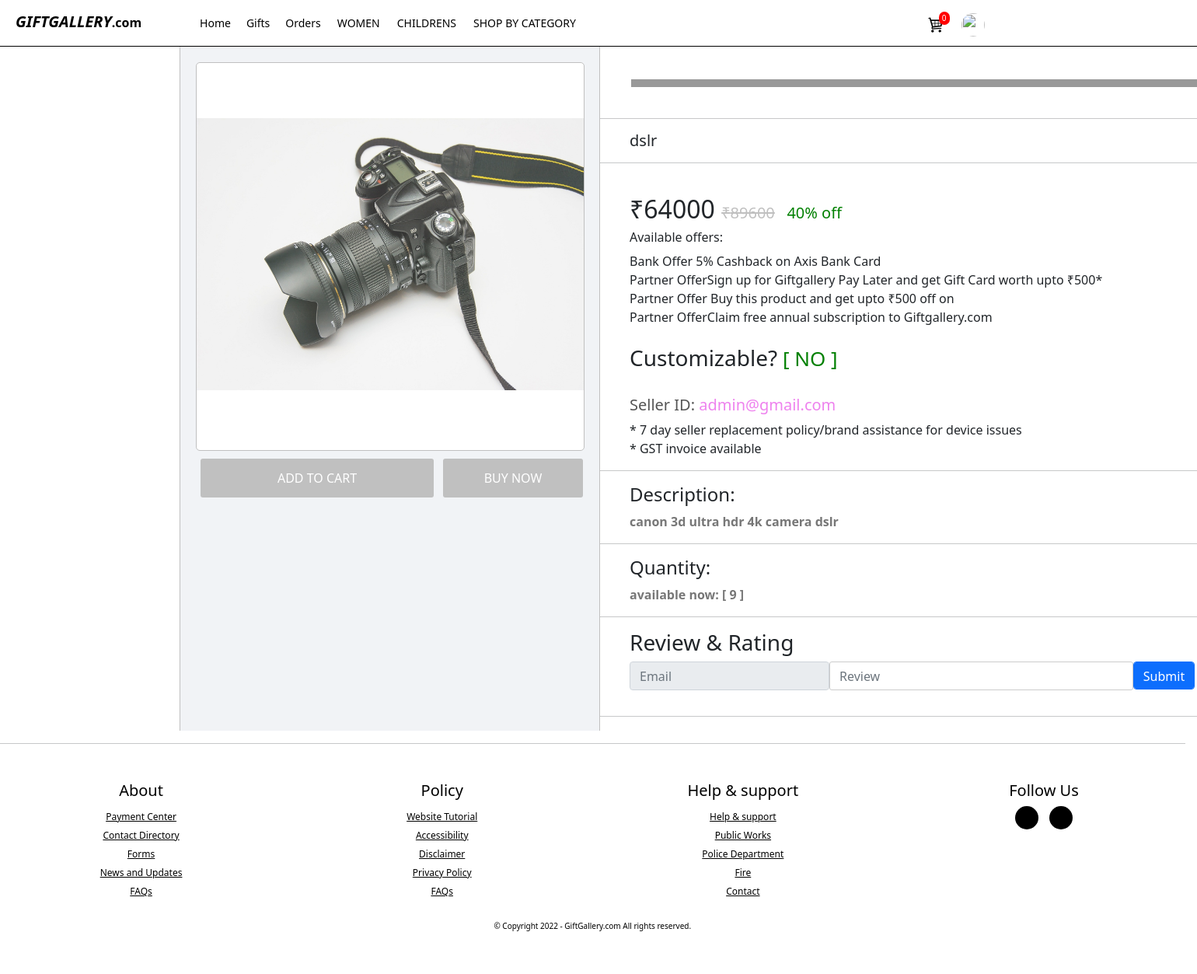
The page /prod.php?id=5 on the database its author committed.
### tables this page shows
CREATE TABLE `product` (
  `id` int(15) NOT NULL,
  `name` varchar(40) NOT NULL,
  `pimage` varchar(200) NOT NULL,
  `price` int(10) NOT NULL,
  `customize` varchar(5) NOT NULL,
  `details` varchar(300) NOT NULL,
  `catogory` varchar(20) NOT NULL,
  `quantity` int(6) NOT NULL,
  `sid` varchar(100) NOT NULL
);

### prod.php (the view, shortened to what this page needs)
<?php
  include 'conn.php';
    $id=$_GET['id'];
?>
<!DOCTYPE html>
<html>
  <head>
    <link href="bootstrap/css/bootstrap.min.css" rel="stylesheet">
    <link rel="stylesheet" href="style.css">
  </head>
<body>
<div class="nav1">
  <a class="nav1title" href="#"><em style="color: black;font-weight: bold;text-transform: uppercase;padding-left: 20px;font-size: 20px;">GiftGallery</em>.com</a>
  <div class="navd1" style="width:100%;">
        <ul class="navul1" style="width: 85%;">
          <li class="navli1">
            <a class="b1" href="udash.php">Home</a>
          </li>
          <li class="navli1">
            <a class="b1" href="gifts.php">Gifts</a>
          </li>
          <li class="navli1">
            <a class="b1" href="dashboard.php">Orders</a>
          </li>
          <li class="navli1">
                <div class="dropdown">
                  <button class="dropbtn b1">WOMEN</button>
                </div>
          </li>
          <li class="navli1">
                <div class="dropdown">
                  <button class="dropbtn b1">CHILDRENS</button>
                </div>
          </li>
          <li class="navli1">
                <div class="dropdown">
                  <button class="dropbtn b1">SHOP BY CATEGORY</button>
                </div>
          </li>&nbsp;&nbsp;
        </ul>
        <ul class="navul2" style="padding-left: 5%;">
          <div style="display: inline-flex;">
            <li class="navli1" style="margin-top: -2px;">
              <a href="cart.php" class=""><img src="img/cart.png" class="cat" style="margin-top:2px;"><span class="spancart">
                                    <?php
                                          $mails = $_SESSION['email'];
                                          $query = "SELECT count(*) from cart where email = '$mails'";
                                          $qresult = mysqli_query($conn, $query);
                                          $row = mysqli_fetch_assoc($qresult);
                                          $count = $row["count(*)"];
                                          echo $count;
                                    ?>
              </span></a>
            </li> &nbsp;
            <li class="navli1">
              <div class="dropdown">
                  <button class="dropbtn b1" style="padding: 2px; margin: 0;width: 40px;height: 40px;background-size: cover;border-radius: 30px;"><img src="<?php
                              ?>" style="border-radius: 30px;height: 30px;width: 30px;margin: 0;"></button>
                </div>
          </li>
          </div>
        </ul>
  </div>
</div>
<div class="onediv d21" style="position: relative;">
  <div class="io1">
    <?php
        $qre1="select * from product where id = '$id'";
        $run1=mysqli_query($conn,$qre1);
        while($results=mysqli_fetch_array($run1)) {
            $pr = $results['price'];
            $e1 = $pr / 10;
            $e11 = $e1 * 4;
            $final = $pr + $e11;
            echo "
            <div class='io10'>
                <div class='ioa'>
                    <img src='".$results['pimage']."'>
                </div>
                <div class='ioa2'>
                      <form method='post'>
                        <input type='submit' name='subm' value='ADD TO CART' class='hj'>
                      </form>
                      <form method='post'>
                        <input type='submit' name='subm2' value='BUY NOW' class='hj' style='width: 180px;'>
                      </form>
                </div>
            </div>
            <div class='io20'>
                <div class='m1'></div><br><hr>
                <h5> ".$results['name']." </h5><hr><br>
                <h2>₹$pr <span style='font-size: 20px;color: silver;'><strike>₹$final</strike>&nbsp;&nbsp;<span style='color:green;'> 40% off</span></span></h2>
                <h6>Available offers:</h6>
                <p>Bank Offer 5% Cashback on Axis Bank Card</p>
                <p>Partner OfferSign up for Giftgallery Pay Later and get Gift Card worth upto ₹500*</p>
                <p>Partner Offer Buy this product and get upto ₹500 off on </p>
                <p>Partner OfferClaim free annual subscription to Giftgallery.com</p><br>
                <h3>Customizable?<span style='font-size: 26px;color: green;'> [ ".$results['customize']." ]</span></h3><br>
                <h5 style='color:#555;'>Seller ID: <span style='color:violet;'>".$results['sid']."</span></h5>
                <p>* 7 day seller replacement policy/brand assistance for device issues</p>
                <p>* GST invoice available</p><hr>
                <h4>Description:</h4>
                <b>".$results['details']."</b><hr>
                <h4>Quantity:</h4>
                <b>available now: [ ".$results['quantity']." ]</b><hr>
                <h3>Review & Rating</h3>
                <form method='POST'>
                  <div style='display:inline-flex;float: left;'>
                      <input type='email' class='form-control' readonly placeholder='Email' value='$mails' name='rmail' style='height: 37px;width: 400px;' required=''>
                      <input type='text' class='form-control' placeholder='Review' style='height: 37px;' name='rview' required=''>
                      <input type='submit' class='form-control btn btn-primary' style='margin-top: 0px;height: 36px;width: 100px;' name='rsub'>
                  </div>
                </form><br>";
                }
              ?>
                <hr>
                <div>
                    <h4>Email <span style="margin-left: 200px;">Reviews</span><span style="margin-left: 200px;">Delete</span></h4><hr>
                </div>
            </div>
  </div>
</div><br>
<div style="position: relative;z-index: 1;display: inline-block;width: 99%;">
    <?php include("footer.php"); ?>
</div>
</body>
</html>

### style.css (style rules this page uses)
body { margin: 0; padding: 0; font-family: monospace; color: white; background: black; }
img { max-width: 100%; }
.nav1 { position: fixed; width: 100%; z-index: 10; border-bottom: 1px solid black; background: white; height: 60px; float: left; display: inline-flex; }
.nav1title { width: 250px; padding-top: 13px; text-decoration: none; color: silver; font-weight: 800; }
.navd1 { float: left; display: inline-flex; }
.navul1 { float: left; display: inline-flex; height: 100%; width: 60%; padding-top: 17px; }
.navul2 { height: 100%; width: 40%; padding-top: 17px; margin-left: 10px; }
.navli1 { list-style: none; color: black; }
.navli1 a { text-decoration: none; color: black; padding: 9px 10px; font-size: 14px; border: none; cursor: pointer; }
.dropbtn { background-color:transparent; color: black; padding: 9px 10px; font-size: 14px; border: none; cursor: pointer; margin: 0; }
.b1 { border: 1px solid transparent; border-radius: 5px; }
.dropdown { margin-top: -9px; }
.dropdown { position: relative; display: inline-block; }
.cat { width: 30px; height: 30px; margin-top: 8px; padding: 5px; background: transparent; border-radius: 10px; }
.spancart { color: white; position: absolute; background: red; border-radius: 20px; font-size: 10px; padding: 1px 4px; margin-left:-10px; z-index: 2; }
input[type=text] { width: 100%; margin-bottom: 20px; padding: 12px; border: 1px solid #ccc; border-radius: 3px; }
.btn { background-color: #04AA6D; color: white; padding: 12px; margin: 10px 0; border: none; width: 100%; border-radius: 3px; cursor: pointer; font-size: 17px; }
.io1 { width: 1350px; min-width: 1200px; margin-left: 15%; height: 940px; background: #f1f3f6; float: left; display: inline-flex; }
.io10 { border-left: 1px solid silver; background: #f1f3f6; width: 40%; height: 100%; }
.io20 { border-left: 1px solid silver; border-right: 1px solid silver; width: 60%; height: 100%; background: white; overflow: scroll; overflow-x: hidden; z-index: 7; }
.io20 h5 { margin-left: 38px; }
.io20 h2 { margin-left: 38px; }
.io20 h3 { margin-left: 38px; }
.io20 h4 { margin-left: 38px; }
.io20 b { margin-left: 38px; color: #777; }
.io20 h6 { margin-left: 38px; }
.io20 form { margin-left: 38px; width: 90%; height: 30px; }
.io20 p { margin-left: 38px; margin-bottom: 0; }
.ioa { width:500px; background: white; border: 1px solid silver; height: 500px; margin-top: 80px; margin-left: 20px; border-radius: 5px; }
.ioa2 { width:500px; background: transparent; height: 60px; margin-top: 4px; margin-left: 20px; border-radius: 5px; display:inline-flex; float: left; }
.hj { width: 300px; text-align: center; height: 50px; margin: 6px; text-decoration: none; background: silver; color: white; border-radius: 3px; border: transparent; }
.ioa img { margin-top: 70.5px; height: 350px; opacity: .8; }
.m1 { width:90%; height: 10px; background: #999; margin-top: 102px; margin-left: 5%; }

### prod.php (style rules this page uses)
body { background: white; }

### rows shown on the page
product: pimage (picture), name "dslr", price "64000", price "89600", customize "NO", sid "admin@gmail.com", details "canon 3d ultra hdr 4k camera dslr", quantity "9"

### other values the page prints
$count "0"
